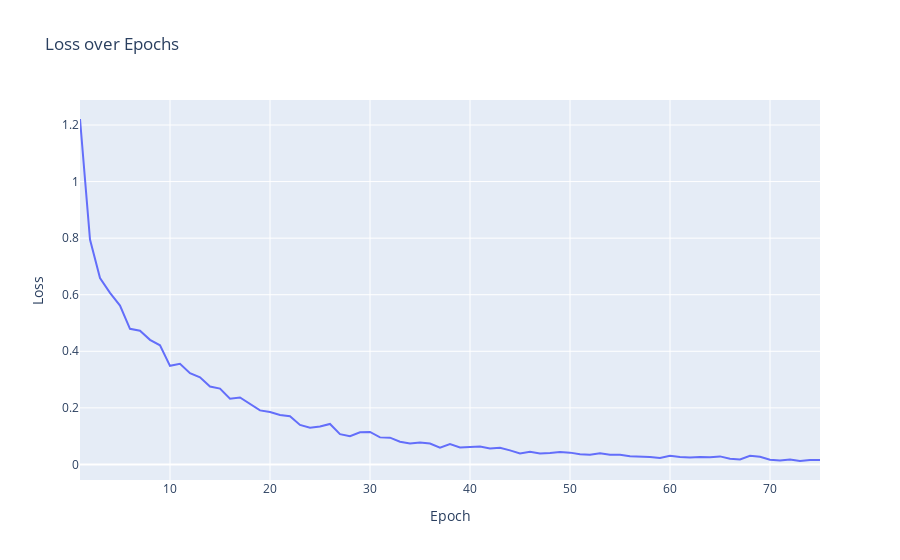
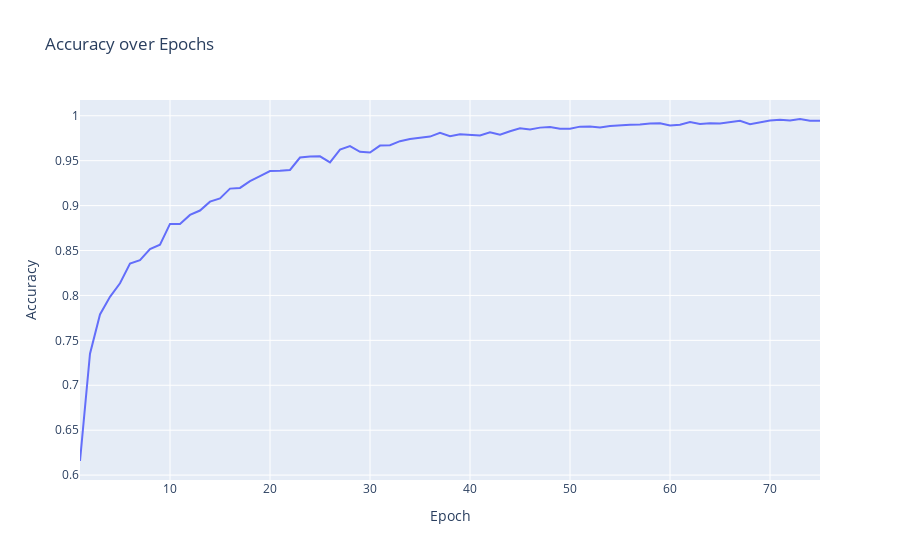

The notebook cell these images were saved under, in order:
### Code cell
import plotly.graph_objects as go

# Sample data (replace this with your actual data)
loss_values = [1.2213, 0.7952, 0.6588, 0.6064, 0.5616, 0.4796, 0.4728, 0.4405, 0.4212, 0.3486, 0.3557, 0.3227, 0.3078, 0.2753, 0.2681, 0.2323, 0.2369, 0.2129, 0.1910, 0.1851, 0.1750, 0.1707, 0.1395, 0.1297, 0.1340, 0.1431, 0.1070, 0.0998, 0.1136, 0.1147, 0.0956, 0.0945, 0.0803, 0.0741, 0.0775, 0.0739, 0.0590, 0.0716, 0.0602, 0.0617, 0.0633, 0.0564, 0.0586, 0.0498, 0.0389, 0.0445, 0.0387, 0.0405, 0.0438, 0.0417, 0.0358, 0.0340, 0.0391, 0.0338, 0.0338, 0.0289, 0.0279, 0.0262, 0.0228, 0.0307, 0.0266, 0.0248, 0.0266, 0.0254, 0.0284, 0.0201, 0.0177, 0.0308, 0.0268, 0.0166, 0.0138, 0.0177, 0.0121, 0.0155, 0.0160]
accuracy_values = [0.6157, 0.7352, 0.7789, 0.7985, 0.8135, 0.8355, 0.8393, 0.8517, 0.8565, 0.8796, 0.8795, 0.8896, 0.8945, 0.9044, 0.9080, 0.9189, 0.9197, 0.9272, 0.9329, 0.9384, 0.9388, 0.9397, 0.9535, 0.9547, 0.9549, 0.9481, 0.9623, 0.9663, 0.9599, 0.9591, 0.9668, 0.9672, 0.9717, 0.9741, 0.9755, 0.9768, 0.9811, 0.9772, 0.9795, 0.9785, 0.9780, 0.9815, 0.9788, 0.9828, 0.9860, 0.9848, 0.9868, 0.9876, 0.9855, 0.9855, 0.9879, 0.9880, 0.9869, 0.9885, 0.9895, 0.9901, 0.9904, 0.9915, 0.9916, 0.9891, 0.9900, 0.9931, 0.9909, 0.9917, 0.9913, 0.9929, 0.9944, 0.9905, 0.9923, 0.9947, 0.9955, 0.9947, 0.9964, 0.9945, 0.9945]

# Create traces
loss_trace = go.Scatter(x=list(range(1, len(loss_values) + 1)), y=loss_values, mode='lines', name='Loss')
accuracy_trace = go.Scatter(x=list(range(1, len(accuracy_values) + 1)), y=accuracy_values, mode='lines', name='Accuracy')

# Create layout for loss plot
loss_layout = go.Layout(title='Loss over Epochs',
                   xaxis_title='Epoch',
                   yaxis_title='Loss')

# Create layout for accuracy plot
accuracy_layout = go.Layout(title='Accuracy over Epochs',
                   xaxis_title='Epoch',
                   yaxis_title='Accuracy')

# Create figures
loss_fig = go.Figure(data=[loss_trace], layout=loss_layout)
accuracy_fig = go.Figure(data=[accuracy_trace], layout=accuracy_layout)

# Show plots
loss_fig.show()
accuracy_fig.show()
